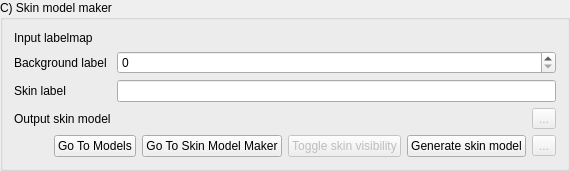
        <widget class="ctkCollapsibleGroupBox" name="SkinModelMakerCollapsibleGroupBox">
         <property name="sizePolicy">
          <sizepolicy hsizetype="Preferred" vsizetype="Minimum">
           <horstretch>0</horstretch>
           <verstretch>0</verstretch>
          </sizepolicy>
         </property>
         <property name="title">
          <string>C) Skin model maker</string>
         </property>
         <property name="collapsedHeight">
          <number>5</number>
         </property>
         <layout class="QGridLayout" name="gridLayout">
          <item row="0" column="0">
           <widget class="QLabel" name="SkinModelMakerNodeInputLabel">
            <property name="sizePolicy">
             <sizepolicy hsizetype="Preferred" vsizetype="Minimum">
              <horstretch>0</horstretch>
              <verstretch>0</verstretch>
             </sizepolicy>
            </property>
            <property name="text">
             <string>Input labelmap</string>
            </property>
            <property name="workflow" stdset="0">
             <stringlist>
              <string>2</string>
             </stringlist>
            </property>
           </widget>
          </item>
          <item row="0" column="1" colspan="2">
           <widget class="qMRMLNodeComboBox" name="SkinModelMakerInputNodeComboBox">
            <property name="sizePolicy">
             <sizepolicy hsizetype="Expanding" vsizetype="Minimum">
              <horstretch>0</horstretch>
              <verstretch>0</verstretch>
             </sizepolicy>
            </property>
            <property name="toolTip">
             <string>Select the input labelmap to extract the skin from</string>
            </property>
            <property name="nodeTypes">
             <stringlist>
              <string>vtkMRMLScalarVolumeNode</string>
             </stringlist>
            </property>
            <property name="addEnabled">
             <bool>false</bool>
            </property>
            <property name="removeEnabled">
             <bool>true</bool>
            </property>
            <property name="workflow" stdset="0">
             <stringlist>
              <string>2</string>
             </stringlist>
            </property>
           </widget>
          </item>
          <item row="1" column="0">
           <widget class="QLabel" name="SkinModelMakerBackgroundLabel">
            <property name="sizePolicy">
             <sizepolicy hsizetype="Preferred" vsizetype="Minimum">
              <horstretch>0</horstretch>
              <verstretch>0</verstretch>
             </sizepolicy>
            </property>
            <property name="text">
             <string>Background label</string>
            </property>
            <property name="workflow" stdset="0">
             <stringlist>
              <string>2</string>
             </stringlist>
            </property>
           </widget>
          </item>
          <item row="1" column="1" colspan="2">
           <widget class="QSpinBox" name="SkinModelMakerBackgroundLabelSpinBox">
            <property name="toolTip">
             <string>&lt;!DOCTYPE HTML PUBLIC &quot;-//W3C//DTD HTML 4.0//EN&quot; &quot;http://www.w3.org/TR/REC-html40/strict.dtd&quot;&gt;
&lt;html&gt;&lt;head&gt;&lt;meta name=&quot;qrichtext&quot; content=&quot;1&quot; /&gt;&lt;style type=&quot;text/css&quot;&gt;
p, li { white-space: pre-wrap; }
&lt;/style&gt;&lt;/head&gt;&lt;body style=&quot; font-family:'MS Shell Dlg 2'; font-size:8.25pt; font-weight:400; font-style:normal;&quot;&gt;
&lt;p style=&quot; margin-top:0px; margin-bottom:0px; margin-left:0px; margin-right:0px; -qt-block-indent:0; text-indent:0px;&quot;&gt;&lt;span style=&quot; font-size:8pt;&quot;&gt;Set the &lt;/span&gt;&lt;span style=&quot; font-size:8pt; font-weight:600;&quot;&gt;Background label&lt;/span&gt;&lt;span style=&quot; font-size:8pt;&quot;&gt; used to differentiate the body and the exterior. This is used to extract the outer region of the eroded model.&lt;/span&gt;&lt;/p&gt;&lt;/body&gt;&lt;/html&gt;</string>
            </property>
            <property name="workflow" stdset="0">
             <stringlist>
              <string>2</string>
             </stringlist>
            </property>
           </widget>
          </item>
          <item row="2" column="0">
           <widget class="QLabel" name="SkinModelMakerSkinLabel">
            <property name="text">
             <string>Skin label</string>
            </property>
            <property name="workflow" stdset="0">
             <stringlist>
              <string>2</string>
             </stringlist>
            </property>
           </widget>
          </item>
          <item row="2" column="1" colspan="2">
           <widget class="QLineEdit" name="SkinModelMakerSkinLabelLineEdit">
            <property name="toolTip">
             <string>&lt;!DOCTYPE HTML PUBLIC &quot;-//W3C//DTD HTML 4.0//EN&quot; &quot;http://www.w3.org/TR/REC-html40/strict.dtd&quot;&gt;
&lt;html&gt;&lt;head&gt;&lt;meta name=&quot;qrichtext&quot; content=&quot;1&quot; /&gt;&lt;style type=&quot;text/css&quot;&gt;
p, li { white-space: pre-wrap; }
&lt;/style&gt;&lt;/head&gt;&lt;body style=&quot; font-family:'MS Shell Dlg 2'; font-size:8.25pt; font-weight:400; font-style:normal;&quot;&gt;
&lt;p style=&quot; margin-top:0px; margin-bottom:0px; margin-left:0px; margin-right:0px; -qt-block-indent:0; text-indent:0px;&quot;&gt;&lt;span style=&quot; font-size:8pt;&quot;&gt;Set the &lt;/span&gt;&lt;span style=&quot; font-size:8pt; font-weight:600;&quot;&gt;Skin label(s)&lt;/span&gt;&lt;span style=&quot; font-size:8pt;&quot;&gt; used to erode the skin from the model. This ensures that the skin model will lay inside the &lt;/span&gt;&lt;span style=&quot; font-size:8pt; font-weight:600;&quot;&gt;Input labelmap&lt;/span&gt;&lt;span style=&quot; font-size:8pt;&quot;&gt; when extracting it.&lt;/span&gt;&lt;/p&gt;&lt;/body&gt;&lt;/html&gt;</string>
            </property>
            <property name="workflow" stdset="0">
             <stringlist>
              <string>2</string>
             </stringlist>
            </property>
           </widget>
          </item>
          <item row="3" column="0">
           <widget class="QLabel" name="SkinModelMakerNodeOutputLabel">
            <property name="sizePolicy">
             <sizepolicy hsizetype="Preferred" vsizetype="Minimum">
              <horstretch>0</horstretch>
              <verstretch>0</verstretch>
             </sizepolicy>
            </property>
            <property name="toolTip">
             <string>&lt;!DOCTYPE HTML PUBLIC &quot;-//W3C//DTD HTML 4.0//EN&quot; &quot;http://www.w3.org/TR/REC-html40/strict.dtd&quot;&gt;
&lt;html&gt;&lt;head&gt;&lt;meta name=&quot;qrichtext&quot; content=&quot;1&quot; /&gt;&lt;style type=&quot;text/css&quot;&gt;
p, li { white-space: pre-wrap; }
&lt;/style&gt;&lt;/head&gt;&lt;body style=&quot; font-family:'MS Shell Dlg 2'; font-size:8.25pt; font-weight:400; font-style:normal;&quot;&gt;
&lt;p style=&quot; margin-top:0px; margin-bottom:0px; margin-left:0px; margin-right:0px; -qt-block-indent:0; text-indent:0px;&quot;&gt;&lt;span style=&quot; font-size:8pt;&quot;&gt;Choose the &lt;/span&gt;&lt;span style=&quot; font-size:8pt; font-weight:600;&quot;&gt;Output skin model&lt;/span&gt;&lt;span style=&quot; font-size:8pt;&quot;&gt; here.&lt;/span&gt;&lt;/p&gt;&lt;/body&gt;&lt;/html&gt;</string>
            </property>
            <property name="text">
             <string>Output skin model</string>
            </property>
            <property name="workflow" stdset="0">
             <stringlist>
              <string>1</string>
              <string>2</string>
             </stringlist>
            </property>
           </widget>
          </item>
          <item row="3" column="1">
           <widget class="qMRMLNodeComboBox" name="SkinModelMakerOutputNodeComboBox">
            <property name="sizePolicy">
             <sizepolicy hsizetype="Expanding" vsizetype="Minimum">
              <horstretch>0</horstretch>
              <verstretch>0</verstretch>
             </sizepolicy>
            </property>
            <property name="toolTip">
             <string>Select the output skin model</string>
            </property>
            <property name="nodeTypes">
             <stringlist>
              <string>vtkMRMLModelNode</string>
             </stringlist>
            </property>
            <property name="baseName">
             <string>Skin</string>
            </property>
            <property name="removeEnabled">
             <bool>true</bool>
            </property>
            <property name="renameEnabled">
             <bool>true</bool>
            </property>
            <property name="workflow" stdset="0">
             <stringlist>
              <string>1</string>
              <string>2</string>
             </stringlist>
            </property>
           </widget>
          </item>
          <item row="4" column="0" colspan="3">
           <layout class="QHBoxLayout" name="horizontalLayout_2">
            <item>
             <spacer name="horizontalSpacer_16">
              <property name="orientation">
               <enum>Qt::Horizontal</enum>
              </property>
              <property name="sizeHint" stdset="0">
               <size>
                <width>40</width>
                <height>20</height>
               </size>
              </property>
             </spacer>
            </item>
            <item>
             <widget class="QPushButton" name="SkinModelMakerGoToModelsModulePushButton">
              <property name="toolTip">
               <string>Open the &quot;Models&quot; module</string>
              </property>
              <property name="text">
               <string>Go To Models</string>
              </property>
              <property name="workflow" stdset="0">
               <stringlist>
                <string>2</string>
               </stringlist>
              </property>
             </widget>
            </item>
            <item>
             <widget class="QPushButton" name="SkinModelMakerGoToModulePushButton">
              <property name="toolTip">
               <string>Open the &quot;Skin Model Maker&quot; module</string>
              </property>
              <property name="text">
               <string>Go To Skin Model Maker</string>
              </property>
              <property name="workflow" stdset="0">
               <stringlist>
                <string>2</string>
               </stringlist>
              </property>
             </widget>
            </item>
            <item>
             <widget class="QPushButton" name="SkinModelMakerToggleVisiblePushButton">
              <property name="enabled">
               <bool>false</bool>
              </property>
              <property name="toolTip">
               <string>&lt;!DOCTYPE HTML PUBLIC &quot;-//W3C//DTD HTML 4.0//EN&quot; &quot;http://www.w3.org/TR/REC-html40/strict.dtd&quot;&gt;
&lt;html&gt;&lt;head&gt;&lt;meta name=&quot;qrichtext&quot; content=&quot;1&quot; /&gt;&lt;style type=&quot;text/css&quot;&gt;
p, li { white-space: pre-wrap; }
&lt;/style&gt;&lt;/head&gt;&lt;body style=&quot; font-family:'MS Shell Dlg 2'; font-size:8.25pt; font-weight:400; font-style:normal;&quot;&gt;
&lt;p style=&quot; margin-top:0px; margin-bottom:0px; margin-left:0px; margin-right:0px; -qt-block-indent:0; text-indent:0px;&quot;&gt;&lt;span style=&quot; font-size:8pt;&quot;&gt;Toggle the skin surface model visibility&lt;/span&gt;&lt;/p&gt;&lt;/body&gt;&lt;/html&gt;</string>
              </property>
              <property name="text">
               <string>Toggle skin visibility</string>
              </property>
             </widget>
            </item>
            <item>
             <widget class="QPushButton" name="SkinModelMakerApplyPushButton">
              <property name="toolTip">
               <string>&lt;!DOCTYPE HTML PUBLIC &quot;-//W3C//DTD HTML 4.0//EN&quot; &quot;http://www.w3.org/TR/REC-html40/strict.dtd&quot;&gt;
&lt;html&gt;&lt;head&gt;&lt;meta name=&quot;qrichtext&quot; content=&quot;1&quot; /&gt;&lt;style type=&quot;text/css&quot;&gt;
p, li { white-space: pre-wrap; }
&lt;/style&gt;&lt;/head&gt;&lt;body style=&quot; font-family:'MS Shell Dlg 2'; font-size:8.25pt; font-weight:400; font-style:normal;&quot;&gt;
&lt;p style=&quot; margin-top:0px; margin-bottom:0px; margin-left:0px; margin-right:0px; -qt-block-indent:0; text-indent:0px;&quot;&gt;&lt;span style=&quot; font-size:8pt;&quot;&gt;Create the skin surface model using skin label and the input labelmap&lt;/span&gt;&lt;/p&gt;&lt;/body&gt;&lt;/html&gt;</string>
              </property>
              <property name="text">
               <string>Generate skin model</string>
              </property>
              <property name="checkable">
               <bool>true</bool>
              </property>
             </widget>
            </item>
            <item>
             <widget class="QToolButton" name="SkinModelMakerSaveToolButton">
              <property name="enabled">
               <bool>false</bool>
              </property>
              <property name="text">
               <string>...</string>
              </property>
              <property name="workflow" stdset="0">
               <stringlist>
                <string>0</string>
               </stringlist>
              </property>
             </widget>
            </item>
           </layout>
          </item>
          <item row="3" column="2">
           <widget class="QToolButton" name="SkinModelMakerOutputNodeToolButton">
            <property name="enabled">
             <bool>false</bool>
            </property>
            <property name="toolTip">
             <string>Save to file the &quot;Skin&quot; surface model.</string>
            </property>
            <property name="text">
             <string>...</string>
            </property>
            <property name="workflow" stdset="0">
             <stringlist>
              <string>1</string>
              <string>2</string>
             </stringlist>
            </property>
           </widget>
          </item>
         </layout>
        </widget>
